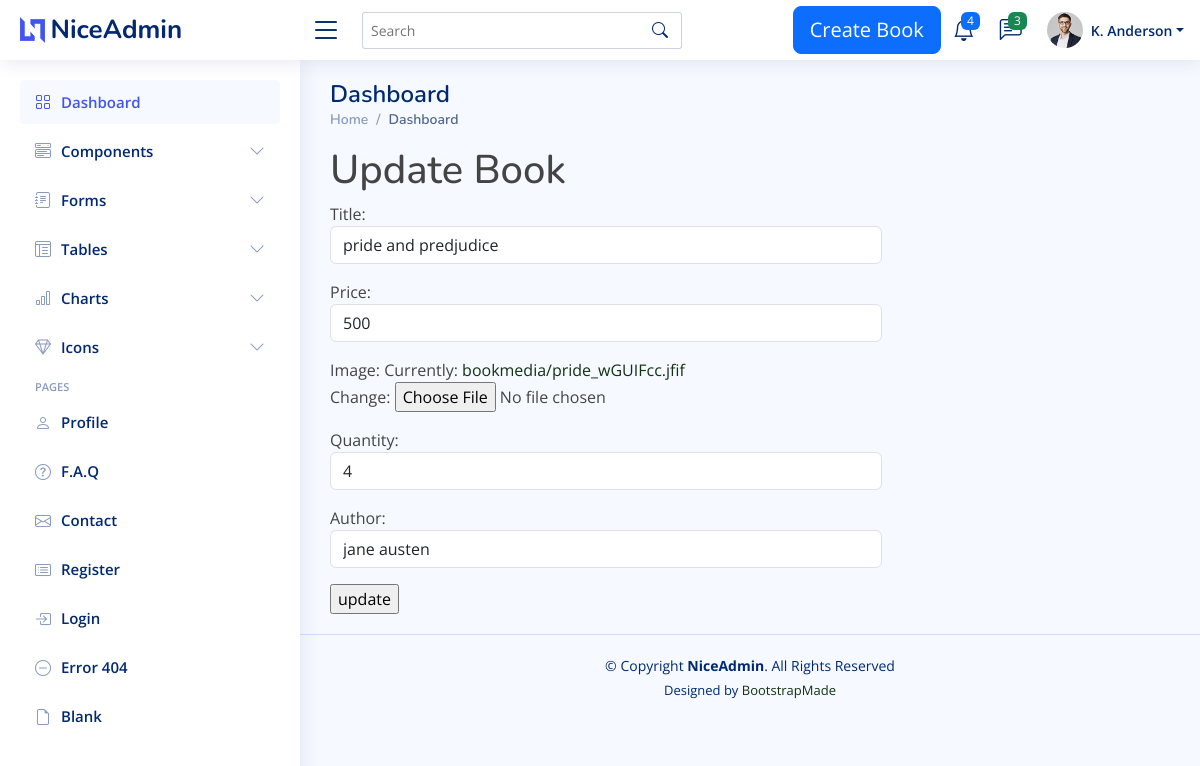
The app's page /update/1/ with its own data.
### myapp/models.py (models this page shows, shortened)
class Book1(models.Model):
    title = models.CharField(max_length=200,null=True)
    price = models.IntegerField(null=True)
    image = models.ImageField(upload_to='bookmedia')
    quantity=models.IntegerField()
    author = models.ForeignKey(Author,on_delete=models.CASCADE)

### myapp/views.py (the view)
# urls.py: path('update/<int:book_id>/',views.updateBook,name="update"),
def updateBook(request, book_id):
    book = Book1.objects.get(id=book_id)
    if request.method == 'POST':
        form = Book1Form(request.POST, files=request.FILES, instance=book)
        if form.is_valid():
            form.save()
            return redirect('booklist')
    else:
        form = Book1Form(instance=book)
    return render(request, 'admin/update.html', {'form': form})

### myapp/forms.py
class Book1Form(forms.ModelForm):
    class Meta:
        model = Book1
        fields = '__all__'
        widgets={
            'title': forms.TextInput(attrs={'class':'form-control','placeholder':'enter the book name'}),
            'price': forms.NumberInput(attrs={'class': 'form-control', 'placeholder': 'enter the book price'}),
            'author': forms.Select(attrs={'class': 'form-control', 'placeholder': 'enter the author'}),
            'quantity': forms.NumberInput(attrs={'class': 'form-control', 'placeholder': 'enter the book quantity'})
        }

### myapp/models.py (called while the page is built)
    def __str__(self):
        return '{}'.format(self.name)

### templates/admin/update.html (shortened to what this page needs)
{% extends 'admin/base.html' %}
{% load static %}
{% block content %}
<h1>Update Book</h1>
<form action="" method="POST" enctype="multipart/form-data">
    {{ form.as_p }}
    <input type="submit" value="update">
</form>
{% endblock %}

### static/assets/css/style.css (style rules this page uses)
:root { scroll-behavior: smooth; }
body { font-family: "Open Sans", sans-serif; background: #f6f9ff; color: #444444; }
h1, h2, h3, h4, h5, h6 { font-family: "Nunito", sans-serif; }

### records on screen
Book1: title "pride and predjudice", price "500", quantity "4", author "jane austen"
